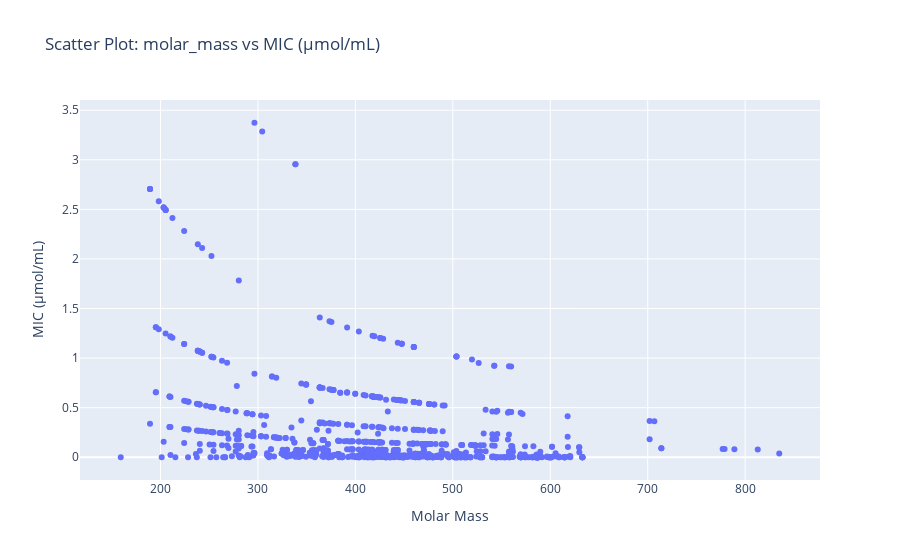

Notebook code for this chart:
### Code cell
fig = px.scatter(ds_cleaned, x='molar_mass', y='MIC (µmol/mL)',
                 title='Scatter Plot: molar_mass vs MIC (µmol/mL)',
                 labels={'molar_mass': 'Molar Mass', 'MIC (µmol/mL)': 'MIC (µmol/mL)'})

fig.show()

### Figure 1 — Plotly figure (JSON) as saved in the notebook; plotly's stock layout.template omitted (floating-point values rounded to 4 significant figures; data arrays with more than 128 entries replaced by an {"elided": "..."} marker saying what was removed)
{"data": [{"hovertemplate": "Molar Mass=%{x}<br>MIC (µmol/mL)=%{y}<extra></extra>", "legendgroup": "", "marker": {"color": "#636efa", "symbol": "circle"}, "mode": "markers", "name": "", "orientation": "v", "showlegend": false, "type": "scatter", "x": {"elided": "932 float values"}, "xaxis": "x", "y": {"elided": "932 float values"}, "yaxis": "y"}], "layout": {"legend": {"tracegroupgap": 0}, "title": {"text": "Scatter Plot: molar_mass vs MIC (µmol/mL)"}, "xaxis": {"anchor": "y", "domain": [0, 1], "title": {"text": "Molar Mass"}}, "yaxis": {"anchor": "x", "domain": [0, 1], "title": {"text": "MIC (µmol/mL)"}}}}
